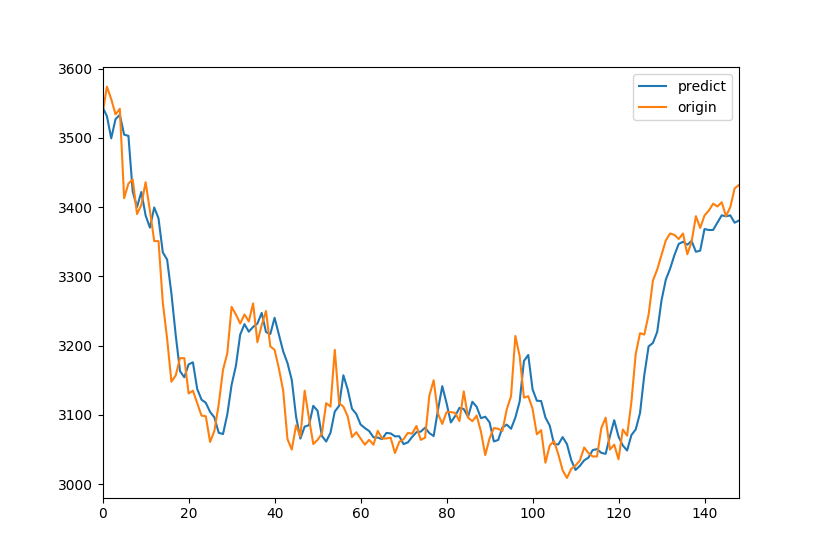

Source code (Python):
import matplotlib.pyplot as plt
import numpy as np
import pandas as pd

from loaddata import loadModel, getSaveModelPath, loadCsvDataXOnly, originalize

if __name__ == '__main__':
    model = loadModel()
    model.load_weights(getSaveModelPath())

    origin, X, maxval, minval = loadCsvDataXOnly('predict_data/7267-2017.csv')

    # テスト結果表示
    predicted = model.predict(X)
    predicted = originalize(min=minval, max=maxval, data=predicted)
    result = pd.DataFrame(predicted[:len(predicted) - 1])
    result.columns = ['predict']
    result['origin'] = np.asarray(origin)
    result.plot()

    move = predicted[len(predicted) - 1] - predicted[len(predicted) - 2]
    isUp = ((move) >= 0)
    if isUp:
        print('予想では前日より', move, '円 上昇する傾向です。')
    else :
        print('予想では前日より', move, '円 降下する傾向です。')
    print('前日の終値実値: ', origin[len(origin) - 1])
    print('今日の終値予想: ', predicted[len(predicted) - 1])

    plt.show()
